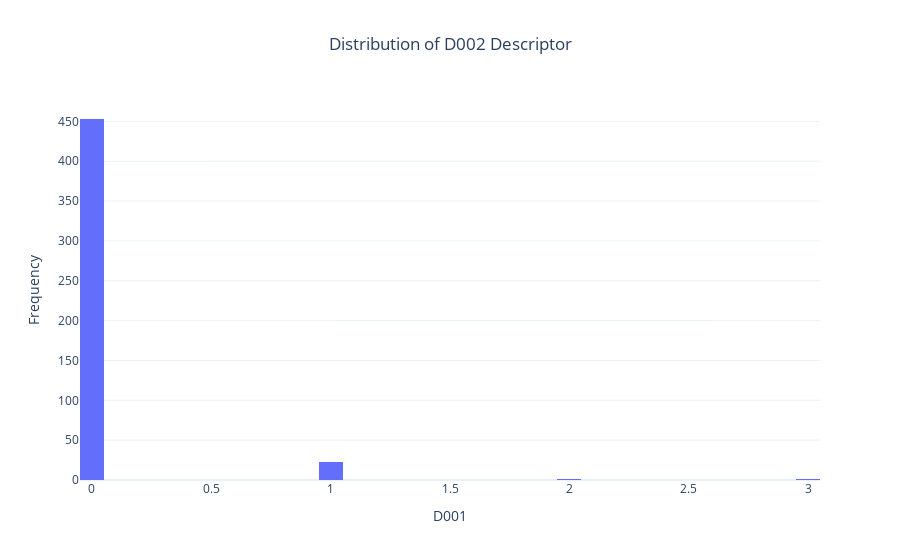

Notebook code for this chart:
### Code cell
import pandas as pd
import plotly.express as px

df = pd.read_csv('DIA_trainingset_Mold2_descriptors.csv')

fig = px.histogram(df, x="D002",
                   title="Distribution of D002 Descriptor",
                   labels={"D002": "D002"},
    
                   nbins=50,
                   template="plotly_white")

fig.update_layout(
    xaxis_title="D001",
    yaxis_title="Frequency",
    title_x=0.5
)

fig.show()

### Figure 1 — Plotly figure (JSON) as saved in the notebook; plotly's stock layout.template omitted (floating-point values rounded to 4 significant figures; data arrays with more than 128 entries replaced by an {"elided": "..."} marker saying what was removed)
{"data": [{"bingroup": "x", "hovertemplate": "D002=%{x}<br>count=%{y}<extra></extra>", "legendgroup": "", "marker": {"color": "#636efa", "pattern": {"shape": ""}}, "name": "", "nbinsx": 50, "orientation": "v", "showlegend": false, "type": "histogram", "x": {"elided": "477 int values"}, "xaxis": "x", "yaxis": "y"}], "layout": {"barmode": "relative", "legend": {"tracegroupgap": 0}, "title": {"text": "Distribution of D002 Descriptor", "x": 0.5}, "xaxis": {"anchor": "y", "domain": [0, 1], "title": {"text": "D001"}}, "yaxis": {"anchor": "x", "domain": [0, 1], "title": {"text": "Frequency"}}}}
